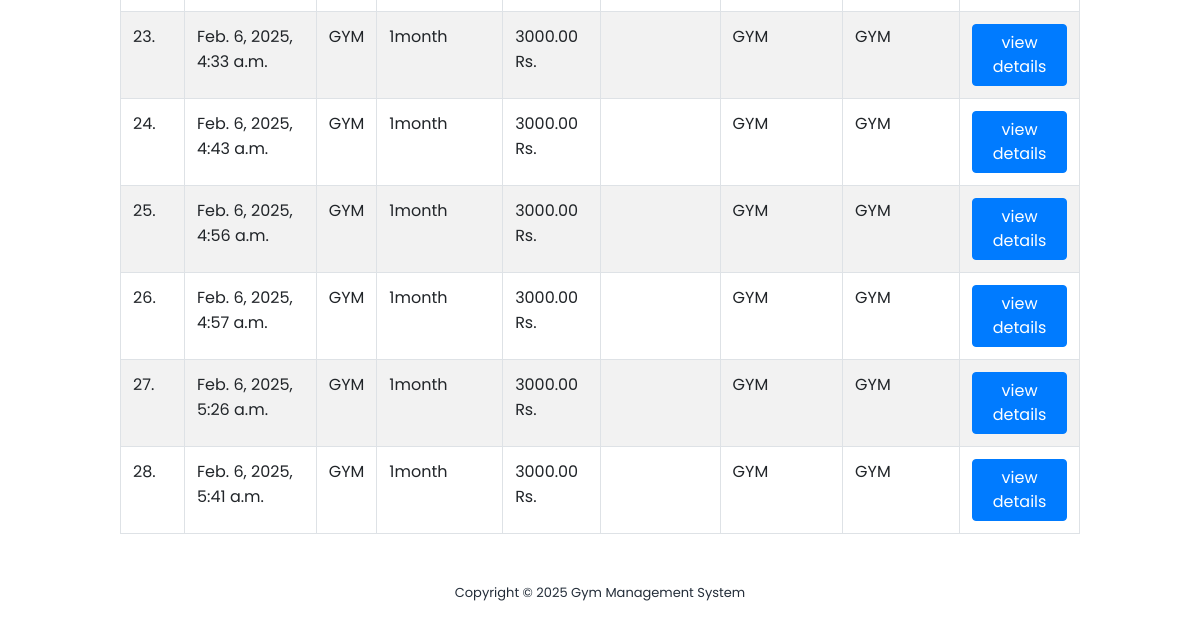
The app's page /booking_history/ (signed in, lower part), older data.
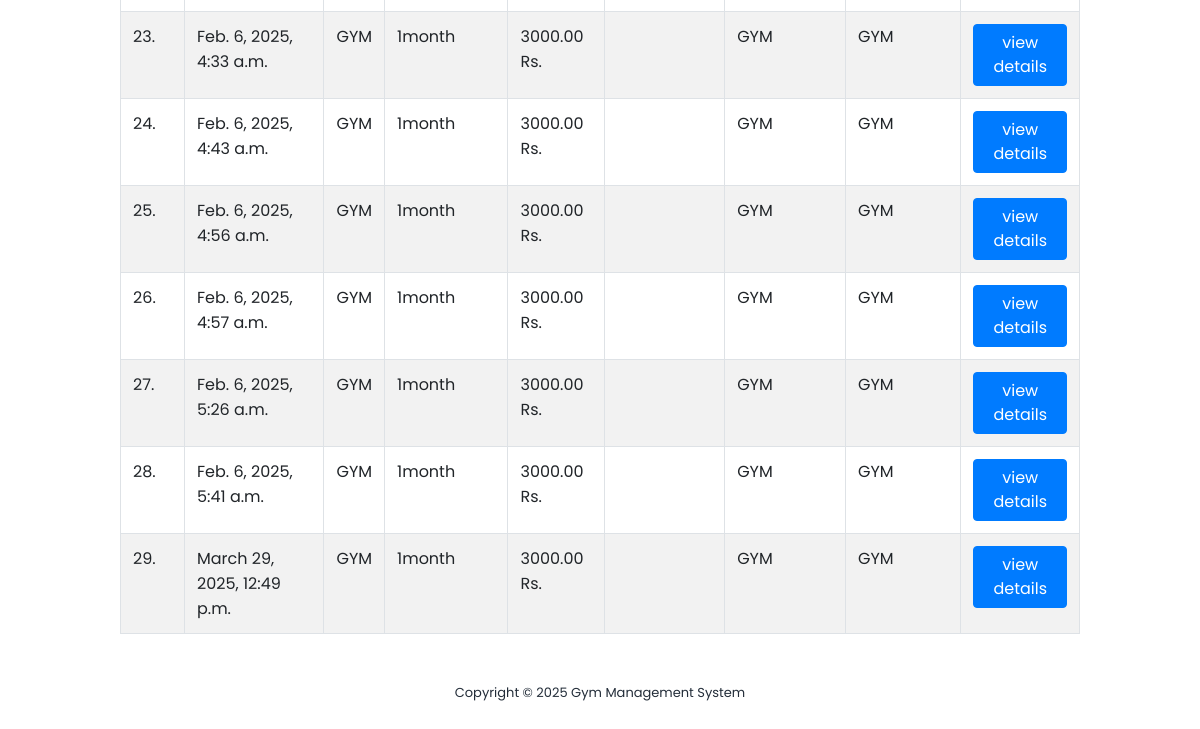
The same page, newer data.
### app/models.py (models this page shows, shortened)
class Booking(models.Model):
    package = models.ForeignKey(Package, on_delete=models.CASCADE, null=True, blank=True)
    register = models.ForeignKey(Signup, on_delete=models.CASCADE, null=True, blank=True)
    bookingnumber = models.CharField(max_length=100, null=True, blank=True)
    status = models.IntegerField(choices=STATUS, default=1)
    creationdate = models.DateTimeField(auto_now_add=True)

class Package(models.Model):
    category = models.ForeignKey(Category, on_delete=models.CASCADE, null=True)
    packagename = models.ForeignKey(Packagetype, on_delete=models.CASCADE, null=True)
    titlename = models.CharField(max_length=200, null=True)
    packageduration = models.CharField(max_length=50, null=True)
    price = models.DecimalField(max_digits=10, decimal_places=2, null=True)
    description = models.TextField(null=True)
    creationdate = models.DateTimeField(auto_now_add=True)

class Category(models.Model):
    categoryname = models.CharField(max_length=200, null=True)
    status = models.CharField(max_length=300, null=True)
    creationdate = models.DateTimeField(auto_now_add=True)

class Packagetype(models.Model):
    category = models.ForeignKey(Category, on_delete=models.CASCADE, null=True)
    packagename = models.CharField(max_length=200, null=True)
    creationdate = models.DateTimeField(auto_now_add=True)
    def __str__(self):
        return self.packagename

### app/views.py (the view)
# urls.py: path('booking_history/', booking_history, name='booking_history'),
@login_required(login_url='/user_login/')
def booking_history(request):
    data = Signup.objects.get(user=request.user)
    data = Booking.objects.filter(register=data)
    return render(request, "booking_history.html", locals())

### templates/booking_history.html (shortened to what this page needs)
{% load static %}
<html lang="en">
<head>
    <link rel="stylesheet" type="text/css" href="{% static 'assets/css/bootstrap.min.css' %}">
    <link rel="stylesheet" type="text/css" href="{% static 'assets/css/font-awesome.css' %}">
    <link rel="stylesheet" href="{% static 'assets/css/templatemo-training-studio.css' %}">
</head>
<body>
<section class="section" id="admin">
    <div class="table-responsive" align="center">
			<table id="example" class="table table-striped table-bordered" style="width:80%">
				<tbody>
				{% for i in data %}
				<tr>
					<td>{{forloop.counter}}.</td>
					<td>{{i.creationdate}}</td>
                    <td>{{i.package.titlename}}</td>
                    <td>{{i.package.packageduration}}</td>
                    <td>{{i.package.price}} Rs.</td>
                    <td>{{i.package.description|safe}}</td>
					<td>{{i.package.category.categoryname}}</td>
                    <td>{{i.package.packagename}}</td>
					<td>
						 <a href="{% url 'booking_detail' i.id %}">
							 <button type="button" class="btn btn-primary">view details</button>
						 </a>
					</td>
				</tr>
				 {% endfor %}
			</table>
</div>
</section>
<footer>
    <div class="container">
        <div class="row">
            <div class="col-lg-12">
                <p>Copyright &copy;
                    Gym Management System
                </p>
            </div>
        </div>
    </div>
</footer>
</body>
</html>

Row changes from the older to the newer data that the page shows:
added Booking: creationdate "March 29, 2025, 12:49 p.m.", package.titlename "GYM", package.packageduration "1month", package.price "3000.00", package.category.categoryname "GYM", package.packagename "GYM"
